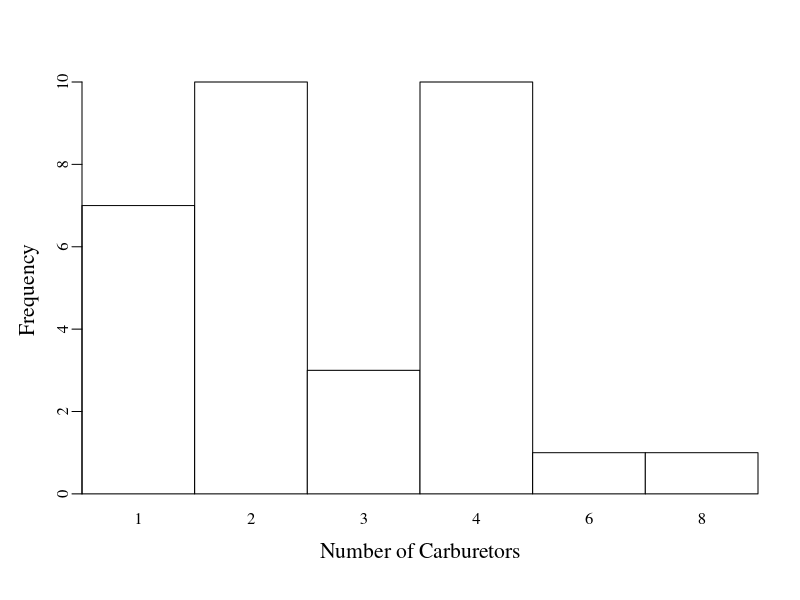
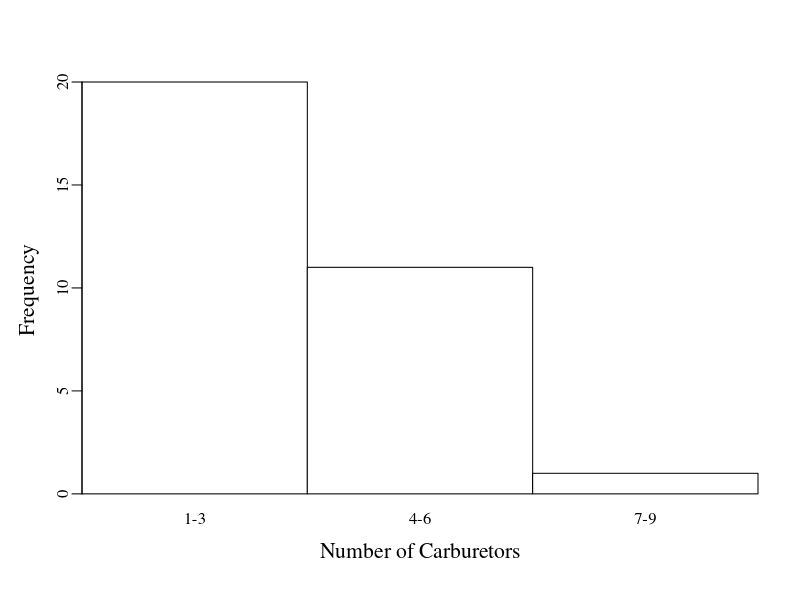
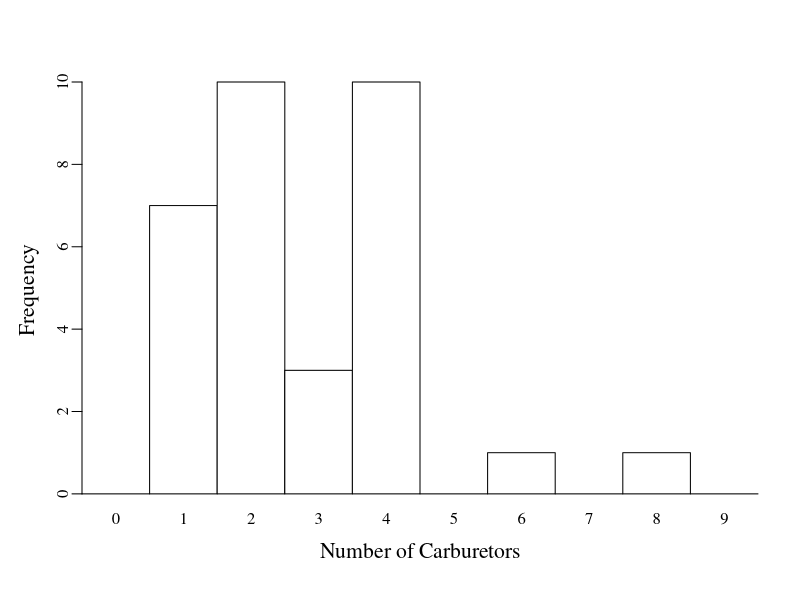

Source code (R) for these figures, in order:
## ---- chunk 1
#| echo: false

# Create frequency table for carburetors 0–9, even though some of those numbers
# have zero fequency; i.e., there are no cars with 0 or 5 carburetors. This
# leaves all options open for making a frequency table.
carb = factor(mtcars$carb, levels = 0:9)

# This set of functions gives us the frequency for each level we just made and
# makes the table have the right format for our work.
freq = as.numeric(table(carb))

# This gives us the total number of engines measured.
freq_total = sum(freq)

# Relative frequency is the frequency of a certain value relative to the total.
rel_freq = freq / freq_total

# This function adds in sequence the frequencies we have measured; i.e., the
# number of engines with 0 carbs. plus those with 1, plus those with 2...
cumu_f = cumsum(freq)

# The converts the cumulative fequency to a percentage of the total.
cumu_pct = cumu_f / freq_total * 100

# Build the table. In the data.frame function you write the name of the column,
# then the equal sign, then what you want to go in that column.
tab = data.frame(
  Carburetors = 0:9, # Make a line in the table for each value
  f = freq,
  `Relative f` = round(rel_freq, 2), # Rounds to two decimal places
  `Cumulative f` = cumu_f,
  `Cumulative %` = round(cumu_pct),
  check.names = FALSE
)

# Add Total row
tab = rbind(tab, data.frame(
  Carburetors = "Total",
  f = freq_total,
  `Relative f` = "",
  `Cumulative f` = "",
  `Cumulative %` = "",
  check.names = FALSE
))

# Print the table
knitr::kable(tab, row.names = FALSE)
## ---- chunk 2
#| echo: false

#Set a serifed font
par(family = "serif")

# This version of the variable carbs will give you no gaps in your histogram and
# only show you categories which are populated.
carbNoGaps = factor(carb)


# Create the histogram using the barplot function. This relies on the frequency
# table we just made.
bp = barplot(table(carbNoGaps),
            space = 0,         # Changes from a barplot to a Histogram
            col = "white",     # Leaves no bar fill for a minimalist printing
            ylab = "Frequency",
            xlab = "Number of Carburetors",
            cex.lab = 1.3,    # Sets the font of the axis labels to be larger
            main = "",        # Stops the default label from being printed
            cex.names = 1,    # Optional: size axis labels: 1 is no change.
            cex.axis = 1,     # Optional: size axis numbers.
            yaxs = 'i',       # Tightens the axis to the plot.
            xaxs = 'i',
            mgp = c(2.2, 0.5, 0)  # Changes the margins around the plot;
                                  # see par(); c(axis title, axis labels and axis line)
            
            )

#Restore default font
par(family = "")
## ---- chunk 3
# Set a serifed font
par(family = "serif")

# Bin the carburetor values into three groups: 1-3, 4-6, and 7-9
carbBinned = cut(mtcars$carb,
                  breaks = c(0, 3, 6, 9),
                  labels = c("1-3", "4-6", "7-9"))

# Create the barplot (now truly histogram-like with bins)
bp = barplot(table(carbBinned),
             space = 0,           # Changes from a barplot to a Histogram
             col = "white",       # Leaves no bar fill for a minimalist printing
             ylab = "Frequency",
             xlab = "Number of Carburetors",
             cex.lab = 1.3,       # Sets the font of the axis labels to be larger
             main = "",           # Stops the default label from being printed
             cex.names = 1,       # Optional: size axis labels: 1 is no change.
             cex.axis = 1,        # Optional: size axis numbers.
             yaxs = "i",          # Tightens the axis to the plot.
             xaxs = "i",
             mgp = c(2.2, 0.5, 0) # Changes the margins around the plot;
                                  # see par(); c(axis title, axis labels and axis line)
)

# Restore default font
par(family = "")
## ---- chunk 4
#| echo: false

#Set a serifed font
par(family = "serif")

# Create the barplot (histogram-like)
bp = barplot(table(carb),
            space = 0,         # Changes from a barplot to a Histogram
            col = "white",     # Leaves no bar fill for a minimalist printing
            ylab = "Frequency",
            xlab = "Number of Carburetors",
            cex.lab = 1.3,    # Sets the font of the axis labels to be larger
            main = "",        # Stops the default label from being printed
            cex.names = 1,    # Optional: size axis labels: 1 is no change.
            cex.axis = 1,     # Optional: size axis numbers.
            yaxs = 'i',       # Tightens the axis to the plot.
            xaxs = 'i',
            mgp = c(2.2, 0.5, 0)  # Changes the margins around the plot;
                                  # see par(); c(axis title, axis labels and axis line)
            
            )

#Restore default font
par(family = "")
